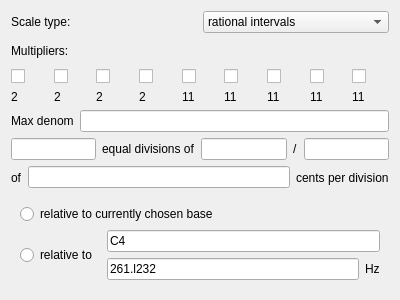
<?xml version="1.0" encoding="UTF-8"?>
<ui version="4.0">
 <class>Form</class>
 <widget class="QWidget" name="Form">
  <property name="geometry">
   <rect>
    <x>0</x>
    <y>0</y>
    <width>400</width>
    <height>300</height>
   </rect>
  </property>
  <property name="windowTitle">
   <string>Form</string>
  </property>
  <layout class="QVBoxLayout" name="verticalLayout_3">
   <item>
    <layout class="QHBoxLayout" name="horizontalLayout_3">
     <item>
      <widget class="QLabel" name="label">
       <property name="text">
        <string>Scale type:</string>
       </property>
      </widget>
     </item>
     <item>
      <widget class="QComboBox" name="comboBox">
       <item>
        <property name="text">
         <string>rational intervals</string>
        </property>
       </item>
      </widget>
     </item>
    </layout>
   </item>
   <item>
    <widget class="QLabel" name="label_11">
     <property name="text">
      <string>Multipliers:</string>
     </property>
    </widget>
   </item>
   <item>
    <layout class="QGridLayout" name="gridLayout">
     <item row="1" column="4">
      <widget class="QLabel" name="label_6">
       <property name="text">
        <string>11</string>
       </property>
      </widget>
     </item>
     <item row="1" column="2">
      <widget class="QLabel" name="label_4">
       <property name="text">
        <string>2</string>
       </property>
      </widget>
     </item>
     <item row="0" column="7">
      <widget class="QCheckBox" name="checkBox_7">
       <property name="text">
        <string/>
       </property>
      </widget>
     </item>
     <item row="1" column="7">
      <widget class="QLabel" name="label_9">
       <property name="text">
        <string>11</string>
       </property>
      </widget>
     </item>
     <item row="0" column="3">
      <widget class="QCheckBox" name="checkBox_4">
       <property name="text">
        <string/>
       </property>
      </widget>
     </item>
     <item row="0" column="1">
      <widget class="QCheckBox" name="checkBox_3">
       <property name="text">
        <string/>
       </property>
      </widget>
     </item>
     <item row="0" column="6">
      <widget class="QCheckBox" name="checkBox_9">
       <property name="text">
        <string/>
       </property>
      </widget>
     </item>
     <item row="0" column="5">
      <widget class="QCheckBox" name="checkBox_6">
       <property name="text">
        <string/>
       </property>
      </widget>
     </item>
     <item row="1" column="6">
      <widget class="QLabel" name="label_8">
       <property name="text">
        <string>11</string>
       </property>
      </widget>
     </item>
     <item row="1" column="5">
      <widget class="QLabel" name="label_7">
       <property name="text">
        <string>11</string>
       </property>
      </widget>
     </item>
     <item row="1" column="0">
      <widget class="QLabel" name="label_2">
       <property name="text">
        <string>2</string>
       </property>
      </widget>
     </item>
     <item row="0" column="0">
      <widget class="QCheckBox" name="checkBox">
       <property name="text">
        <string/>
       </property>
      </widget>
     </item>
     <item row="0" column="2">
      <widget class="QCheckBox" name="checkBox_5">
       <property name="text">
        <string/>
       </property>
      </widget>
     </item>
     <item row="1" column="3">
      <widget class="QLabel" name="label_5">
       <property name="text">
        <string>2</string>
       </property>
      </widget>
     </item>
     <item row="1" column="1">
      <widget class="QLabel" name="label_3">
       <property name="text">
        <string>2</string>
       </property>
      </widget>
     </item>
     <item row="0" column="4">
      <widget class="QCheckBox" name="checkBox_2">
       <property name="text">
        <string/>
       </property>
      </widget>
     </item>
     <item row="1" column="8">
      <widget class="QLabel" name="label_10">
       <property name="text">
        <string>11</string>
       </property>
      </widget>
     </item>
     <item row="0" column="8">
      <widget class="QCheckBox" name="checkBox_8">
       <property name="text">
        <string/>
       </property>
      </widget>
     </item>
    </layout>
   </item>
   <item>
    <layout class="QHBoxLayout" name="horizontalLayout_6">
     <item>
      <widget class="QLabel" name="label_17">
       <property name="text">
        <string>Max denom</string>
       </property>
      </widget>
     </item>
     <item>
      <widget class="QLineEdit" name="lineEdit_7"/>
     </item>
    </layout>
   </item>
   <item>
    <layout class="QHBoxLayout" name="horizontalLayout_4">
     <item>
      <widget class="QLineEdit" name="lineEdit"/>
     </item>
     <item>
      <widget class="QLabel" name="label_13">
       <property name="text">
        <string>equal divisions of</string>
       </property>
      </widget>
     </item>
     <item>
      <widget class="QLineEdit" name="lineEdit_2"/>
     </item>
     <item>
      <widget class="QLabel" name="label_12">
       <property name="text">
        <string>/</string>
       </property>
      </widget>
     </item>
     <item>
      <widget class="QLineEdit" name="lineEdit_3"/>
     </item>
    </layout>
   </item>
   <item>
    <layout class="QHBoxLayout" name="horizontalLayout_5">
     <item>
      <widget class="QLabel" name="label_16">
       <property name="text">
        <string>of</string>
       </property>
      </widget>
     </item>
     <item>
      <widget class="QLineEdit" name="lineEdit_4"/>
     </item>
     <item>
      <widget class="QLabel" name="label_14">
       <property name="text">
        <string>cents per division</string>
       </property>
      </widget>
     </item>
    </layout>
   </item>
   <item>
    <widget class="QWidget" name="widget" native="true">
     <layout class="QVBoxLayout" name="verticalLayout_2">
      <item>
       <widget class="QRadioButton" name="radioButton">
        <property name="text">
         <string>relative to currently chosen base</string>
        </property>
       </widget>
      </item>
      <item>
       <layout class="QHBoxLayout" name="horizontalLayout_2">
        <item>
         <widget class="QRadioButton" name="radioButton_2">
          <property name="text">
           <string>relative to </string>
          </property>
         </widget>
        </item>
        <item>
         <layout class="QVBoxLayout" name="verticalLayout">
          <item>
           <widget class="QLineEdit" name="lineEdit_6">
            <property name="text">
             <string>C4</string>
            </property>
           </widget>
          </item>
          <item>
           <layout class="QHBoxLayout" name="horizontalLayout">
            <item>
             <widget class="QLineEdit" name="lineEdit_5">
              <property name="text">
               <string>261.l232</string>
              </property>
             </widget>
            </item>
            <item>
             <widget class="QLabel" name="label_15">
              <property name="text">
               <string>Hz</string>
              </property>
             </widget>
            </item>
           </layout>
          </item>
         </layout>
        </item>
       </layout>
      </item>
     </layout>
    </widget>
   </item>
  </layout>
 </widget>
 <resources/>
 <connections/>
</ui>
